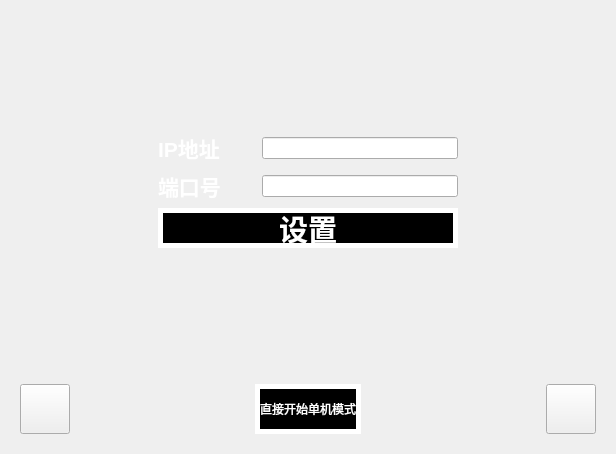
<?xml version="1.0" encoding="UTF-8"?>
<ui version="4.0">
 <class>Login</class>
 <widget class="QWidget" name="Login">
  <property name="geometry">
   <rect>
    <x>0</x>
    <y>0</y>
    <width>616</width>
    <height>454</height>
   </rect>
  </property>
  <property name="windowTitle">
   <string>Form</string>
  </property>
  <property name="styleSheet">
   <string notr="true"/>
  </property>
  <layout class="QVBoxLayout" name="verticalLayout">
   <item>
    <widget class="QStackedWidget" name="stackedWidget">
     <property name="styleSheet">
      <string notr="true">.QLabel{
color:white;
}
</string>
     </property>
     <property name="currentIndex">
      <number>2</number>
     </property>
     <widget class="QWidget" name="page_1">
      <layout class="QHBoxLayout" name="horizontalLayout">
       <item>
        <widget class="QWidget" name="widget_3" native="true">
         <property name="styleSheet">
          <string notr="true"/>
         </property>
         <layout class="QGridLayout" name="gridLayout_3">
          <item row="1" column="1">
           <widget class="QWidget" name="widget_2" native="true">
            <layout class="QGridLayout" name="gridLayout_2">
             <item row="0" column="0" colspan="3">
              <layout class="QHBoxLayout" name="horizontalLayout_4">
               <item>
                <layout class="QVBoxLayout" name="verticalLayout_3">
                 <item>
                  <spacer name="verticalSpacer_7">
                   <property name="orientation">
                    <enum>Qt::Vertical</enum>
                   </property>
                   <property name="sizeType">
                    <enum>QSizePolicy::Fixed</enum>
                   </property>
                   <property name="sizeHint" stdset="0">
                    <size>
                     <width>20</width>
                     <height>30</height>
                    </size>
                   </property>
                  </spacer>
                 </item>
                 <item>
                  <widget class="QLabel" name="label">
                   <property name="minimumSize">
                    <size>
                     <width>80</width>
                     <height>40</height>
                    </size>
                   </property>
                   <property name="maximumSize">
                    <size>
                     <width>80</width>
                     <height>40</height>
                    </size>
                   </property>
                   <property name="styleSheet">
                    <string notr="true">border-image:url(:/images/userName.png);</string>
                   </property>
                   <property name="text">
                    <string/>
                   </property>
                  </widget>
                 </item>
                </layout>
               </item>
               <item>
                <widget class="QFrame" name="frame">
                 <property name="minimumSize">
                  <size>
                   <width>320</width>
                   <height>80</height>
                  </size>
                 </property>
                 <property name="maximumSize">
                  <size>
                   <width>230</width>
                   <height>65</height>
                  </size>
                 </property>
                 <property name="styleSheet">
                  <string notr="true">QFrame{
border-image:url(:/images/lineEdit.png);
}</string>
                 </property>
                 <property name="frameShape">
                  <enum>QFrame::StyledPanel</enum>
                 </property>
                 <property name="frameShadow">
                  <enum>QFrame::Raised</enum>
                 </property>
                 <layout class="QHBoxLayout" name="horizontalLayout_3">
                  <item>
                   <widget class="QLineEdit" name="userName">
                    <property name="minimumSize">
                     <size>
                      <width>0</width>
                      <height>0</height>
                     </size>
                    </property>
                    <property name="maximumSize">
                     <size>
                      <width>2000</width>
                      <height>16777215</height>
                     </size>
                    </property>
                    <property name="styleSheet">
                     <string notr="true">background-color:rgba(0,0,0,0);
border:none;</string>
                    </property>
                    <property name="alignment">
                     <set>Qt::AlignCenter</set>
                    </property>
                   </widget>
                  </item>
                 </layout>
                </widget>
               </item>
              </layout>
             </item>
             <item row="1" column="0" colspan="3">
              <layout class="QHBoxLayout" name="horizontalLayout_6">
               <item>
                <layout class="QVBoxLayout" name="verticalLayout_4">
                 <item>
                  <spacer name="verticalSpacer_8">
                   <property name="orientation">
                    <enum>Qt::Vertical</enum>
                   </property>
                   <property name="sizeType">
                    <enum>QSizePolicy::Fixed</enum>
                   </property>
                   <property name="sizeHint" stdset="0">
                    <size>
                     <width>20</width>
                     <height>30</height>
                    </size>
                   </property>
                  </spacer>
                 </item>
                 <item>
                  <widget class="QLabel" name="label_2">
                   <property name="minimumSize">
                    <size>
                     <width>80</width>
                     <height>40</height>
                    </size>
                   </property>
                   <property name="maximumSize">
                    <size>
                     <width>80</width>
                     <height>40</height>
                    </size>
                   </property>
                   <property name="styleSheet">
                    <string notr="true">border-image:url(:/images/password.png);</string>
                   </property>
                   <property name="text">
                    <string/>
                   </property>
                  </widget>
                 </item>
                </layout>
               </item>
               <item>
                <widget class="QFrame" name="frame_2">
                 <property name="minimumSize">
                  <size>
                   <width>320</width>
                   <height>80</height>
                  </size>
                 </property>
                 <property name="maximumSize">
                  <size>
                   <width>230</width>
                   <height>65</height>
                  </size>
                 </property>
                 <property name="styleSheet">
                  <string notr="true">QFrame{
border-image:url(:/images/lineEdit.png);
}</string>
                 </property>
                 <property name="frameShape">
                  <enum>QFrame::StyledPanel</enum>
                 </property>
                 <property name="frameShadow">
                  <enum>QFrame::Raised</enum>
                 </property>
                 <layout class="QHBoxLayout" name="horizontalLayout_5">
                  <item>
                   <widget class="QLineEdit" name="passWord">
                    <property name="minimumSize">
                     <size>
                      <width>0</width>
                      <height>0</height>
                     </size>
                    </property>
                    <property name="maximumSize">
                     <size>
                      <width>2000</width>
                      <height>16777215</height>
                     </size>
                    </property>
                    <property name="styleSheet">
                     <string notr="true">background-color:rgba(0,0,0,0);
border:none;</string>
                    </property>
                    <property name="alignment">
                     <set>Qt::AlignCenter</set>
                    </property>
                   </widget>
                  </item>
                 </layout>
                </widget>
               </item>
              </layout>
             </item>
             <item row="2" column="0">
              <widget class="QPushButton" name="remberPW">
               <property name="minimumSize">
                <size>
                 <width>140</width>
                 <height>40</height>
                </size>
               </property>
               <property name="styleSheet">
                <string notr="true">QPushButton:checked{
	border-image:url(:/images/remPs_checked.png);
}
QPushButton:!checked{
	border-image:url(:/images/remPs_unchecked.png);
}
</string>
               </property>
               <property name="text">
                <string/>
               </property>
               <property name="checkable">
                <bool>true</bool>
               </property>
               <property name="checked">
                <bool>true</bool>
               </property>
              </widget>
             </item>
             <item row="2" column="1">
              <widget class="QPushButton" name="lgBtn">
               <property name="minimumSize">
                <size>
                 <width>150</width>
                 <height>50</height>
                </size>
               </property>
               <property name="maximumSize">
                <size>
                 <width>150</width>
                 <height>50</height>
                </size>
               </property>
               <property name="styleSheet">
                <string notr="true">border-image:url(:/images/startGame.png);</string>
               </property>
               <property name="text">
                <string/>
               </property>
              </widget>
             </item>
             <item row="2" column="2">
              <widget class="QPushButton" name="goRegBtn">
               <property name="minimumSize">
                <size>
                 <width>150</width>
                 <height>50</height>
                </size>
               </property>
               <property name="maximumSize">
                <size>
                 <width>150</width>
                 <height>50</height>
                </size>
               </property>
               <property name="styleSheet">
                <string notr="true">border-image:url(:/images/reg.png);</string>
               </property>
               <property name="text">
                <string/>
               </property>
              </widget>
             </item>
            </layout>
           </widget>
          </item>
          <item row="1" column="2">
           <spacer name="horizontalSpacer_5">
            <property name="orientation">
             <enum>Qt::Horizontal</enum>
            </property>
            <property name="sizeHint" stdset="0">
             <size>
              <width>40</width>
              <height>20</height>
             </size>
            </property>
           </spacer>
          </item>
          <item row="2" column="1">
           <spacer name="verticalSpacer">
            <property name="orientation">
             <enum>Qt::Vertical</enum>
            </property>
            <property name="sizeHint" stdset="0">
             <size>
              <width>20</width>
              <height>40</height>
             </size>
            </property>
           </spacer>
          </item>
          <item row="0" column="1">
           <spacer name="verticalSpacer_2">
            <property name="orientation">
             <enum>Qt::Vertical</enum>
            </property>
            <property name="sizeHint" stdset="0">
             <size>
              <width>20</width>
              <height>82</height>
             </size>
            </property>
           </spacer>
          </item>
          <item row="1" column="0">
           <spacer name="horizontalSpacer_4">
            <property name="orientation">
             <enum>Qt::Horizontal</enum>
            </property>
            <property name="sizeHint" stdset="0">
             <size>
              <width>40</width>
              <height>20</height>
             </size>
            </property>
           </spacer>
          </item>
         </layout>
        </widget>
       </item>
      </layout>
     </widget>
     <widget class="QWidget" name="page_2">
      <layout class="QHBoxLayout" name="horizontalLayout_2">
       <item>
        <widget class="QWidget" name="widget_4" native="true">
         <property name="styleSheet">
          <string notr="true"/>
         </property>
         <layout class="QGridLayout" name="gridLayout_4">
          <item row="0" column="1">
           <spacer name="verticalSpacer_3">
            <property name="orientation">
             <enum>Qt::Vertical</enum>
            </property>
            <property name="sizeHint" stdset="0">
             <size>
              <width>20</width>
              <height>80</height>
             </size>
            </property>
           </spacer>
          </item>
          <item row="1" column="0">
           <spacer name="horizontalSpacer_6">
            <property name="orientation">
             <enum>Qt::Horizontal</enum>
            </property>
            <property name="sizeHint" stdset="0">
             <size>
              <width>40</width>
              <height>20</height>
             </size>
            </property>
           </spacer>
          </item>
          <item row="1" column="1">
           <widget class="QWidget" name="widget_5" native="true">
            <property name="styleSheet">
             <string notr="true">QLineEdit{
border: 3px solid rgb(0, 0, 0);  
border-radius:0px;
color:black; 
};</string>
            </property>
            <layout class="QGridLayout" name="gridLayout_5">
             <item row="1" column="0">
              <widget class="QLabel" name="label_4">
               <property name="font">
                <font>
                 <pointsize>14</pointsize>
                 <bold>true</bold>
                </font>
               </property>
               <property name="text">
                <string>密码</string>
               </property>
              </widget>
             </item>
             <item row="0" column="1" colspan="2">
              <widget class="QLineEdit" name="regUserName"/>
             </item>
             <item row="1" column="1" colspan="2">
              <widget class="QLineEdit" name="regPassword"/>
             </item>
             <item row="0" column="0">
              <widget class="QLabel" name="label_3">
               <property name="font">
                <font>
                 <pointsize>14</pointsize>
                 <bold>true</bold>
                </font>
               </property>
               <property name="text">
                <string>用户名</string>
               </property>
              </widget>
             </item>
             <item row="2" column="0">
              <widget class="QLabel" name="label_7">
               <property name="font">
                <font>
                 <pointsize>14</pointsize>
                 <bold>true</bold>
                </font>
               </property>
               <property name="text">
                <string>手机号</string>
               </property>
              </widget>
             </item>
             <item row="2" column="1" colspan="2">
              <widget class="QLineEdit" name="regPhonenumber"/>
             </item>
             <item row="3" column="0" colspan="3">
              <widget class="QPushButton" name="regBtn">
               <property name="minimumSize">
                <size>
                 <width>300</width>
                 <height>40</height>
                </size>
               </property>
               <property name="maximumSize">
                <size>
                 <width>300</width>
                 <height>40</height>
                </size>
               </property>
               <property name="font">
                <font>
                 <family>微软雅黑</family>
                 <pointsize>20</pointsize>
                 <bold>true</bold>
                </font>
               </property>
               <property name="styleSheet">
                <string notr="true">QPushButton{
border: 5px solid rgb(255, 255, 255);  
border-radius:0px;
background-color:black;
color:white; 
}</string>
               </property>
               <property name="text">
                <string>注册</string>
               </property>
              </widget>
             </item>
            </layout>
           </widget>
          </item>
          <item row="1" column="2">
           <spacer name="horizontalSpacer_9">
            <property name="orientation">
             <enum>Qt::Horizontal</enum>
            </property>
            <property name="sizeHint" stdset="0">
             <size>
              <width>40</width>
              <height>20</height>
             </size>
            </property>
           </spacer>
          </item>
          <item row="2" column="1">
           <spacer name="verticalSpacer_4">
            <property name="orientation">
             <enum>Qt::Vertical</enum>
            </property>
            <property name="sizeHint" stdset="0">
             <size>
              <width>20</width>
              <height>40</height>
             </size>
            </property>
           </spacer>
          </item>
         </layout>
        </widget>
       </item>
      </layout>
     </widget>
     <widget class="QWidget" name="page_3">
      <layout class="QVBoxLayout" name="verticalLayout_2">
       <item>
        <widget class="QWidget" name="widget_6" native="true">
         <layout class="QGridLayout" name="gridLayout_6">
          <item row="0" column="1">
           <spacer name="verticalSpacer_5">
            <property name="orientation">
             <enum>Qt::Vertical</enum>
            </property>
            <property name="sizeHint" stdset="0">
             <size>
              <width>20</width>
              <height>80</height>
             </size>
            </property>
           </spacer>
          </item>
          <item row="1" column="0">
           <spacer name="horizontalSpacer_10">
            <property name="orientation">
             <enum>Qt::Horizontal</enum>
            </property>
            <property name="sizeHint" stdset="0">
             <size>
              <width>40</width>
              <height>20</height>
             </size>
            </property>
           </spacer>
          </item>
          <item row="1" column="1">
           <widget class="QWidget" name="widget_7" native="true">
            <layout class="QGridLayout" name="gridLayout_7">
             <item row="1" column="0">
              <widget class="QLabel" name="label_6">
               <property name="font">
                <font>
                 <pointsize>16</pointsize>
                 <bold>true</bold>
                </font>
               </property>
               <property name="text">
                <string>端口号</string>
               </property>
              </widget>
             </item>
             <item row="1" column="1" colspan="2">
              <widget class="QLineEdit" name="port">
               <property name="styleSheet">
                <string notr="true">QLineEdit{
border: 3px solid rgb(0, 0, 0);  
border-radius:0px;
color:black; 
};</string>
               </property>
              </widget>
             </item>
             <item row="0" column="1" colspan="2">
              <widget class="QLineEdit" name="ipAddress">
               <property name="styleSheet">
                <string notr="true">QLineEdit{
border: 3px solid rgb(0, 0, 0);  
border-radius:0px;
color:black; 
};
</string>
               </property>
              </widget>
             </item>
             <item row="0" column="0">
              <widget class="QLabel" name="label_5">
               <property name="font">
                <font>
                 <pointsize>16</pointsize>
                 <bold>true</bold>
                </font>
               </property>
               <property name="text">
                <string>IP地址</string>
               </property>
              </widget>
             </item>
             <item row="2" column="0" colspan="3">
              <widget class="QPushButton" name="setBtn">
               <property name="minimumSize">
                <size>
                 <width>300</width>
                 <height>40</height>
                </size>
               </property>
               <property name="maximumSize">
                <size>
                 <width>16777215</width>
                 <height>40</height>
                </size>
               </property>
               <property name="font">
                <font>
                 <family>微软雅黑</family>
                 <pointsize>22</pointsize>
                 <bold>true</bold>
                </font>
               </property>
               <property name="styleSheet">
                <string notr="true">QPushButton{
border: 5px solid rgb(255, 255, 255);  
border-radius:0px;
background-color:black;
color:white; 
}</string>
               </property>
               <property name="text">
                <string>设置</string>
               </property>
              </widget>
             </item>
            </layout>
           </widget>
          </item>
          <item row="1" column="2">
           <spacer name="horizontalSpacer_13">
            <property name="orientation">
             <enum>Qt::Horizontal</enum>
            </property>
            <property name="sizeHint" stdset="0">
             <size>
              <width>40</width>
              <height>20</height>
             </size>
            </property>
           </spacer>
          </item>
          <item row="2" column="1">
           <spacer name="verticalSpacer_6">
            <property name="orientation">
             <enum>Qt::Vertical</enum>
            </property>
            <property name="sizeHint" stdset="0">
             <size>
              <width>20</width>
              <height>40</height>
             </size>
            </property>
           </spacer>
          </item>
         </layout>
        </widget>
       </item>
      </layout>
     </widget>
    </widget>
   </item>
   <item>
    <widget class="QWidget" name="widget" native="true">
     <layout class="QGridLayout" name="gridLayout">
      <item row="0" column="0">
       <widget class="QPushButton" name="homePageBtn">
        <property name="minimumSize">
         <size>
          <width>50</width>
          <height>50</height>
         </size>
        </property>
        <property name="maximumSize">
         <size>
          <width>50</width>
          <height>50</height>
         </size>
        </property>
        <property name="styleSheet">
         <string notr="true">border-image:url(:/images/back.png);</string>
        </property>
        <property name="text">
         <string/>
        </property>
       </widget>
      </item>
      <item row="0" column="1">
       <spacer name="horizontalSpacer">
        <property name="orientation">
         <enum>Qt::Horizontal</enum>
        </property>
        <property name="sizeHint" stdset="0">
         <size>
          <width>40</width>
          <height>20</height>
         </size>
        </property>
       </spacer>
      </item>
      <item row="0" column="4">
       <widget class="QPushButton" name="ipConfiBtn">
        <property name="minimumSize">
         <size>
          <width>50</width>
          <height>50</height>
         </size>
        </property>
        <property name="maximumSize">
         <size>
          <width>50</width>
          <height>50</height>
         </size>
        </property>
        <property name="styleSheet">
         <string notr="true">border-image:url(:/images/setting.png);</string>
        </property>
        <property name="text">
         <string/>
        </property>
       </widget>
      </item>
      <item row="0" column="2">
       <widget class="QPushButton" name="startSingelMode">
        <property name="minimumSize">
         <size>
          <width>0</width>
          <height>50</height>
         </size>
        </property>
        <property name="maximumSize">
         <size>
          <width>16777215</width>
          <height>50</height>
         </size>
        </property>
        <property name="styleSheet">
         <string notr="true">QPushButton{
border: 5px solid rgb(255, 255, 255);  
border-radius:0px;
background-color:black;
color:white; 
}</string>
        </property>
        <property name="text">
         <string>直接开始单机模式</string>
        </property>
       </widget>
      </item>
      <item row="0" column="3">
       <spacer name="horizontalSpacer_2">
        <property name="orientation">
         <enum>Qt::Horizontal</enum>
        </property>
        <property name="sizeHint" stdset="0">
         <size>
          <width>40</width>
          <height>20</height>
         </size>
        </property>
       </spacer>
      </item>
     </layout>
    </widget>
   </item>
  </layout>
 </widget>
 <resources/>
 <connections/>
</ui>
